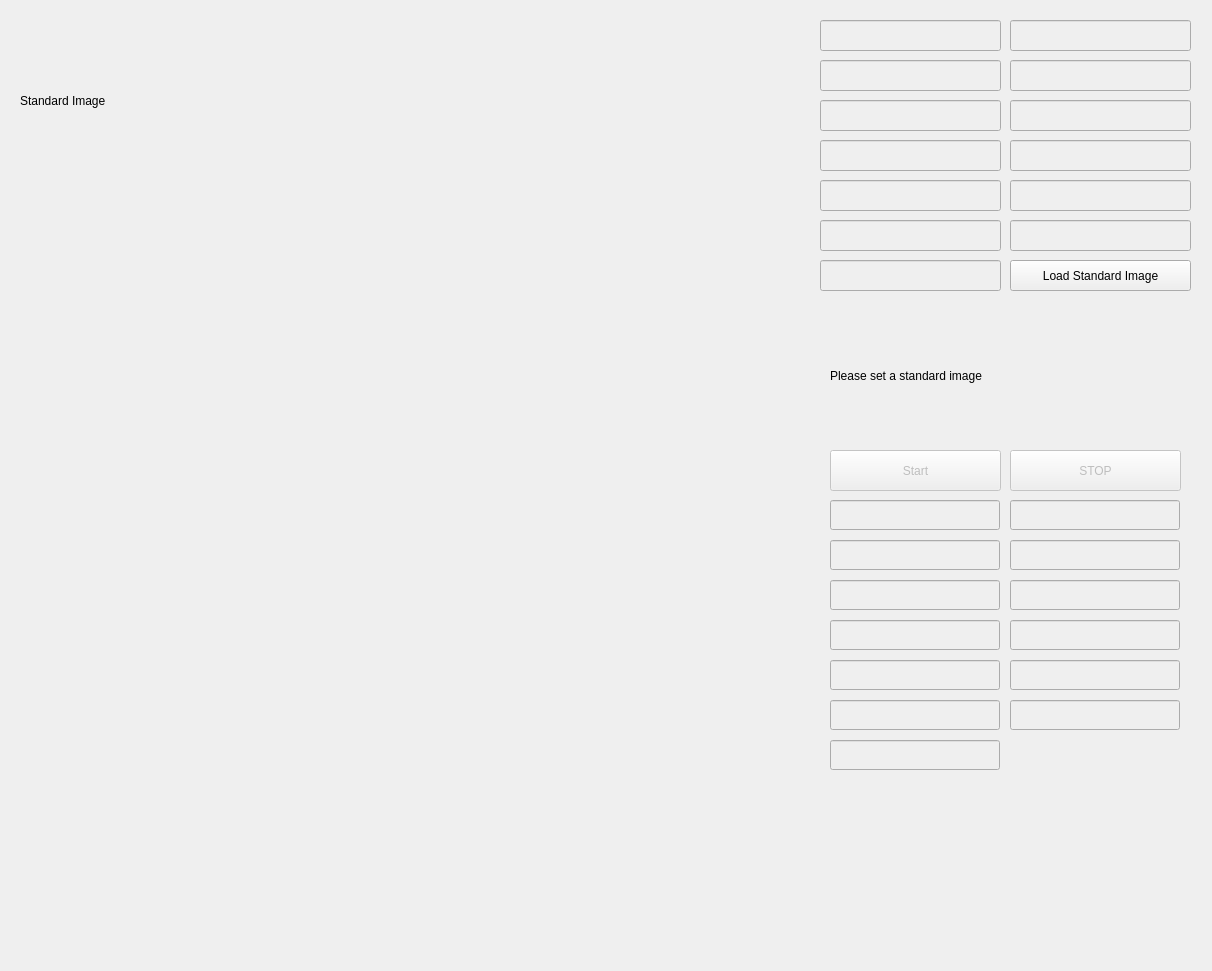
<?xml version="1.0" encoding="UTF-8"?>
<ui version="4.0">
 <class>MainWindow</class>
 <widget class="QMainWindow" name="MainWindow">
  <property name="geometry">
   <rect>
    <x>0</x>
    <y>0</y>
    <width>1212</width>
    <height>971</height>
   </rect>
  </property>
  <property name="windowTitle">
   <string>OCR_V1.0</string>
  </property>
  <widget class="QWidget" name="centralWidget">
   <widget class="QLabel" name="mStandard_label">
    <property name="geometry">
     <rect>
      <x>20</x>
      <y>10</y>
      <width>221</width>
      <height>181</height>
     </rect>
    </property>
    <property name="font">
     <font>
      <weight>50</weight>
      <italic>false</italic>
      <bold>false</bold>
     </font>
    </property>
    <property name="text">
     <string>Standard Image</string>
    </property>
   </widget>
   <widget class="QPushButton" name="mLoadStdimg_Button">
    <property name="geometry">
     <rect>
      <x>1010</x>
      <y>260</y>
      <width>181</width>
      <height>31</height>
     </rect>
    </property>
    <property name="text">
     <string>Load Standard Image</string>
    </property>
   </widget>
   <widget class="QLabel" name="mTip_label">
    <property name="geometry">
     <rect>
      <x>830</x>
      <y>350</y>
      <width>231</width>
      <height>51</height>
     </rect>
    </property>
    <property name="text">
     <string>Please set a standard image</string>
    </property>
   </widget>
   <widget class="QLineEdit" name="lineEdit">
    <property name="enabled">
     <bool>false</bool>
    </property>
    <property name="geometry">
     <rect>
      <x>820</x>
      <y>20</y>
      <width>181</width>
      <height>31</height>
     </rect>
    </property>
   </widget>
   <widget class="QLineEdit" name="lineEdit_2">
    <property name="enabled">
     <bool>false</bool>
    </property>
    <property name="geometry">
     <rect>
      <x>1010</x>
      <y>20</y>
      <width>181</width>
      <height>31</height>
     </rect>
    </property>
   </widget>
   <widget class="QLineEdit" name="lineEdit_3">
    <property name="enabled">
     <bool>false</bool>
    </property>
    <property name="geometry">
     <rect>
      <x>820</x>
      <y>60</y>
      <width>181</width>
      <height>31</height>
     </rect>
    </property>
   </widget>
   <widget class="QLineEdit" name="lineEdit_4">
    <property name="enabled">
     <bool>false</bool>
    </property>
    <property name="geometry">
     <rect>
      <x>1010</x>
      <y>60</y>
      <width>181</width>
      <height>31</height>
     </rect>
    </property>
   </widget>
   <widget class="QLineEdit" name="lineEdit_5">
    <property name="enabled">
     <bool>false</bool>
    </property>
    <property name="geometry">
     <rect>
      <x>820</x>
      <y>100</y>
      <width>181</width>
      <height>31</height>
     </rect>
    </property>
   </widget>
   <widget class="QLineEdit" name="lineEdit_6">
    <property name="enabled">
     <bool>false</bool>
    </property>
    <property name="geometry">
     <rect>
      <x>1010</x>
      <y>100</y>
      <width>181</width>
      <height>31</height>
     </rect>
    </property>
   </widget>
   <widget class="QLineEdit" name="lineEdit_7">
    <property name="enabled">
     <bool>false</bool>
    </property>
    <property name="geometry">
     <rect>
      <x>820</x>
      <y>140</y>
      <width>181</width>
      <height>31</height>
     </rect>
    </property>
   </widget>
   <widget class="QLineEdit" name="lineEdit_8">
    <property name="enabled">
     <bool>false</bool>
    </property>
    <property name="geometry">
     <rect>
      <x>1010</x>
      <y>140</y>
      <width>181</width>
      <height>31</height>
     </rect>
    </property>
   </widget>
   <widget class="QLineEdit" name="lineEdit_9">
    <property name="enabled">
     <bool>false</bool>
    </property>
    <property name="geometry">
     <rect>
      <x>820</x>
      <y>180</y>
      <width>181</width>
      <height>31</height>
     </rect>
    </property>
   </widget>
   <widget class="QLineEdit" name="lineEdit_10">
    <property name="enabled">
     <bool>false</bool>
    </property>
    <property name="geometry">
     <rect>
      <x>1010</x>
      <y>180</y>
      <width>181</width>
      <height>31</height>
     </rect>
    </property>
   </widget>
   <widget class="QLineEdit" name="lineEdit_11">
    <property name="enabled">
     <bool>false</bool>
    </property>
    <property name="geometry">
     <rect>
      <x>820</x>
      <y>220</y>
      <width>181</width>
      <height>31</height>
     </rect>
    </property>
   </widget>
   <widget class="QLineEdit" name="lineEdit_12">
    <property name="enabled">
     <bool>false</bool>
    </property>
    <property name="geometry">
     <rect>
      <x>1010</x>
      <y>220</y>
      <width>181</width>
      <height>31</height>
     </rect>
    </property>
   </widget>
   <widget class="QLineEdit" name="lineEdit_13">
    <property name="enabled">
     <bool>false</bool>
    </property>
    <property name="geometry">
     <rect>
      <x>820</x>
      <y>260</y>
      <width>181</width>
      <height>31</height>
     </rect>
    </property>
   </widget>
   <widget class="QPushButton" name="mOpenCamera_bt">
    <property name="enabled">
     <bool>false</bool>
    </property>
    <property name="geometry">
     <rect>
      <x>830</x>
      <y>450</y>
      <width>171</width>
      <height>41</height>
     </rect>
    </property>
    <property name="text">
     <string>Start</string>
    </property>
   </widget>
   <widget class="QPushButton" name="mCloseCamera_bt">
    <property name="enabled">
     <bool>false</bool>
    </property>
    <property name="geometry">
     <rect>
      <x>1010</x>
      <y>450</y>
      <width>171</width>
      <height>41</height>
     </rect>
    </property>
    <property name="text">
     <string>STOP</string>
    </property>
   </widget>
   <widget class="QLabel" name="mCam_label">
    <property name="geometry">
     <rect>
      <x>20</x>
      <y>430</y>
      <width>301</width>
      <height>161</height>
     </rect>
    </property>
    <property name="text">
     <string/>
    </property>
   </widget>
   <widget class="QLabel" name="mAlarm_label">
    <property name="geometry">
     <rect>
      <x>1060</x>
      <y>300</y>
      <width>121</width>
      <height>131</height>
     </rect>
    </property>
    <property name="sizePolicy">
     <sizepolicy hsizetype="Preferred" vsizetype="Fixed">
      <horstretch>0</horstretch>
      <verstretch>0</verstretch>
     </sizepolicy>
    </property>
    <property name="text">
     <string/>
    </property>
    <property name="pixmap">
     <pixmap resource="img.qrc">:/alarm/alarm</pixmap>
    </property>
   </widget>
   <widget class="QLineEdit" name="lineEdit_14">
    <property name="enabled">
     <bool>false</bool>
    </property>
    <property name="geometry">
     <rect>
      <x>830</x>
      <y>500</y>
      <width>170</width>
      <height>30</height>
     </rect>
    </property>
   </widget>
   <widget class="QLineEdit" name="lineEdit_15">
    <property name="enabled">
     <bool>false</bool>
    </property>
    <property name="geometry">
     <rect>
      <x>1010</x>
      <y>500</y>
      <width>170</width>
      <height>30</height>
     </rect>
    </property>
   </widget>
   <widget class="QLineEdit" name="lineEdit_16">
    <property name="enabled">
     <bool>false</bool>
    </property>
    <property name="geometry">
     <rect>
      <x>830</x>
      <y>540</y>
      <width>170</width>
      <height>30</height>
     </rect>
    </property>
   </widget>
   <widget class="QLineEdit" name="lineEdit_17">
    <property name="enabled">
     <bool>false</bool>
    </property>
    <property name="geometry">
     <rect>
      <x>1010</x>
      <y>540</y>
      <width>170</width>
      <height>30</height>
     </rect>
    </property>
   </widget>
   <widget class="QLineEdit" name="lineEdit_18">
    <property name="enabled">
     <bool>false</bool>
    </property>
    <property name="geometry">
     <rect>
      <x>830</x>
      <y>580</y>
      <width>170</width>
      <height>30</height>
     </rect>
    </property>
   </widget>
   <widget class="QLineEdit" name="lineEdit_19">
    <property name="enabled">
     <bool>false</bool>
    </property>
    <property name="geometry">
     <rect>
      <x>1010</x>
      <y>580</y>
      <width>170</width>
      <height>30</height>
     </rect>
    </property>
   </widget>
   <widget class="QLineEdit" name="lineEdit_20">
    <property name="enabled">
     <bool>false</bool>
    </property>
    <property name="geometry">
     <rect>
      <x>830</x>
      <y>620</y>
      <width>170</width>
      <height>30</height>
     </rect>
    </property>
   </widget>
   <widget class="QLineEdit" name="lineEdit_21">
    <property name="enabled">
     <bool>false</bool>
    </property>
    <property name="geometry">
     <rect>
      <x>1010</x>
      <y>620</y>
      <width>170</width>
      <height>30</height>
     </rect>
    </property>
   </widget>
   <widget class="QLineEdit" name="lineEdit_22">
    <property name="enabled">
     <bool>false</bool>
    </property>
    <property name="geometry">
     <rect>
      <x>830</x>
      <y>660</y>
      <width>170</width>
      <height>30</height>
     </rect>
    </property>
   </widget>
   <widget class="QLineEdit" name="lineEdit_23">
    <property name="enabled">
     <bool>false</bool>
    </property>
    <property name="geometry">
     <rect>
      <x>1010</x>
      <y>660</y>
      <width>170</width>
      <height>30</height>
     </rect>
    </property>
   </widget>
   <widget class="QLineEdit" name="lineEdit_24">
    <property name="enabled">
     <bool>false</bool>
    </property>
    <property name="geometry">
     <rect>
      <x>830</x>
      <y>700</y>
      <width>170</width>
      <height>30</height>
     </rect>
    </property>
   </widget>
   <widget class="QLineEdit" name="lineEdit_25">
    <property name="enabled">
     <bool>false</bool>
    </property>
    <property name="geometry">
     <rect>
      <x>1010</x>
      <y>700</y>
      <width>170</width>
      <height>30</height>
     </rect>
    </property>
   </widget>
   <widget class="QLineEdit" name="lineEdit_26">
    <property name="enabled">
     <bool>false</bool>
    </property>
    <property name="geometry">
     <rect>
      <x>830</x>
      <y>740</y>
      <width>170</width>
      <height>30</height>
     </rect>
    </property>
   </widget>
  </widget>
 </widget>
 <layoutdefault spacing="6" margin="11"/>
 <resources>
  <include location="img.qrc"/>
 </resources>
 <connections/>
</ui>
